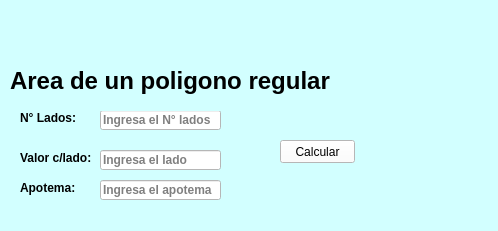
<?xml version="1.0" encoding="UTF-8"?>
<ui version="4.0">
 <class>MainWindow</class>
 <widget class="QMainWindow" name="MainWindow">
  <property name="geometry">
   <rect>
    <x>0</x>
    <y>0</y>
    <width>498</width>
    <height>231</height>
   </rect>
  </property>
  <property name="windowTitle">
   <string>MainWindow</string>
  </property>
  <property name="styleSheet">
   <string notr="true">background-color: rgb(210, 255, 255);</string>
  </property>
  <widget class="QWidget" name="centralwidget">
   <widget class="QLabel" name="label_6">
    <property name="geometry">
     <rect>
      <x>400</x>
      <y>100</y>
      <width>91</width>
      <height>91</height>
     </rect>
    </property>
    <property name="text">
     <string/>
    </property>
    <property name="pixmap">
     <pixmap resource="recursos_proyecto.qrc">:/LOGOS/Imagenes/pngegg.png</pixmap>
    </property>
    <property name="scaledContents">
     <bool>true</bool>
    </property>
   </widget>
   <widget class="QPushButton" name="btnCalcular">
    <property name="geometry">
     <rect>
      <x>280</x>
      <y>140</y>
      <width>75</width>
      <height>23</height>
     </rect>
    </property>
    <property name="toolTip">
     <string>Presiona el boton</string>
    </property>
    <property name="statusTip">
     <string>Presiona el boton</string>
    </property>
    <property name="styleSheet">
     <string notr="true">background-color: rgb(255, 255, 255);</string>
    </property>
    <property name="text">
     <string>Calcular</string>
    </property>
   </widget>
   <widget class="QLineEdit" name="txtNlados">
    <property name="geometry">
     <rect>
      <x>100</x>
      <y>110</y>
      <width>121</width>
      <height>20</height>
     </rect>
    </property>
    <property name="font">
     <font>
      <weight>75</weight>
      <bold>true</bold>
     </font>
    </property>
    <property name="toolTip">
     <string>Ingresa el N° lados</string>
    </property>
    <property name="statusTip">
     <string>Ingresa el N° lados</string>
    </property>
    <property name="styleSheet">
     <string notr="true">background-color: rgb(255, 255, 255);</string>
    </property>
    <property name="placeholderText">
     <string>Ingresa el N° lados</string>
    </property>
   </widget>
   <widget class="QLabel" name="label_7">
    <property name="geometry">
     <rect>
      <x>20</x>
      <y>110</y>
      <width>61</width>
      <height>16</height>
     </rect>
    </property>
    <property name="font">
     <font>
      <weight>75</weight>
      <bold>true</bold>
     </font>
    </property>
    <property name="text">
     <string>N° Lados:</string>
    </property>
   </widget>
   <widget class="QLineEdit" name="txtLado">
    <property name="geometry">
     <rect>
      <x>100</x>
      <y>150</y>
      <width>121</width>
      <height>20</height>
     </rect>
    </property>
    <property name="font">
     <font>
      <weight>75</weight>
      <bold>true</bold>
     </font>
    </property>
    <property name="toolTip">
     <string>Ingresa el lado</string>
    </property>
    <property name="statusTip">
     <string>Ingresa el lado</string>
    </property>
    <property name="styleSheet">
     <string notr="true">background-color: rgb(255, 255, 255);</string>
    </property>
    <property name="placeholderText">
     <string>Ingresa el lado</string>
    </property>
   </widget>
   <widget class="QLabel" name="label_8">
    <property name="geometry">
     <rect>
      <x>20</x>
      <y>150</y>
      <width>71</width>
      <height>16</height>
     </rect>
    </property>
    <property name="font">
     <font>
      <weight>75</weight>
      <bold>true</bold>
     </font>
    </property>
    <property name="text">
     <string>Valor c/lado:</string>
    </property>
   </widget>
   <widget class="QLineEdit" name="txtApotema">
    <property name="geometry">
     <rect>
      <x>100</x>
      <y>180</y>
      <width>121</width>
      <height>20</height>
     </rect>
    </property>
    <property name="font">
     <font>
      <weight>75</weight>
      <bold>true</bold>
     </font>
    </property>
    <property name="toolTip">
     <string>Ingresa el apotema</string>
    </property>
    <property name="statusTip">
     <string>Ingresa el apotema</string>
    </property>
    <property name="styleSheet">
     <string notr="true">background-color: rgb(255, 255, 255);</string>
    </property>
    <property name="placeholderText">
     <string>Ingresa el apotema</string>
    </property>
   </widget>
   <widget class="QLabel" name="label_9">
    <property name="geometry">
     <rect>
      <x>20</x>
      <y>180</y>
      <width>71</width>
      <height>16</height>
     </rect>
    </property>
    <property name="font">
     <font>
      <weight>75</weight>
      <bold>true</bold>
     </font>
    </property>
    <property name="text">
     <string>Apotema:</string>
    </property>
   </widget>
   <widget class="QLabel" name="label_10">
    <property name="geometry">
     <rect>
      <x>10</x>
      <y>50</y>
      <width>331</width>
      <height>61</height>
     </rect>
    </property>
    <property name="font">
     <font>
      <pointsize>18</pointsize>
      <weight>75</weight>
      <bold>true</bold>
     </font>
    </property>
    <property name="text">
     <string>Area de un poligono regular</string>
    </property>
   </widget>
   <widget class="QLabel" name="label_3">
    <property name="geometry">
     <rect>
      <x>10</x>
      <y>10</y>
      <width>481</width>
      <height>61</height>
     </rect>
    </property>
    <property name="text">
     <string/>
    </property>
    <property name="pixmap">
     <pixmap resource="recursos_proyecto.qrc">:/LOGOS/Imagenes/uat.png</pixmap>
    </property>
    <property name="scaledContents">
     <bool>true</bool>
    </property>
   </widget>
  </widget>
  <widget class="QStatusBar" name="statusbar"/>
 </widget>
 <resources>
  <include location="recursos_proyecto.qrc"/>
 </resources>
 <connections/>
</ui>
